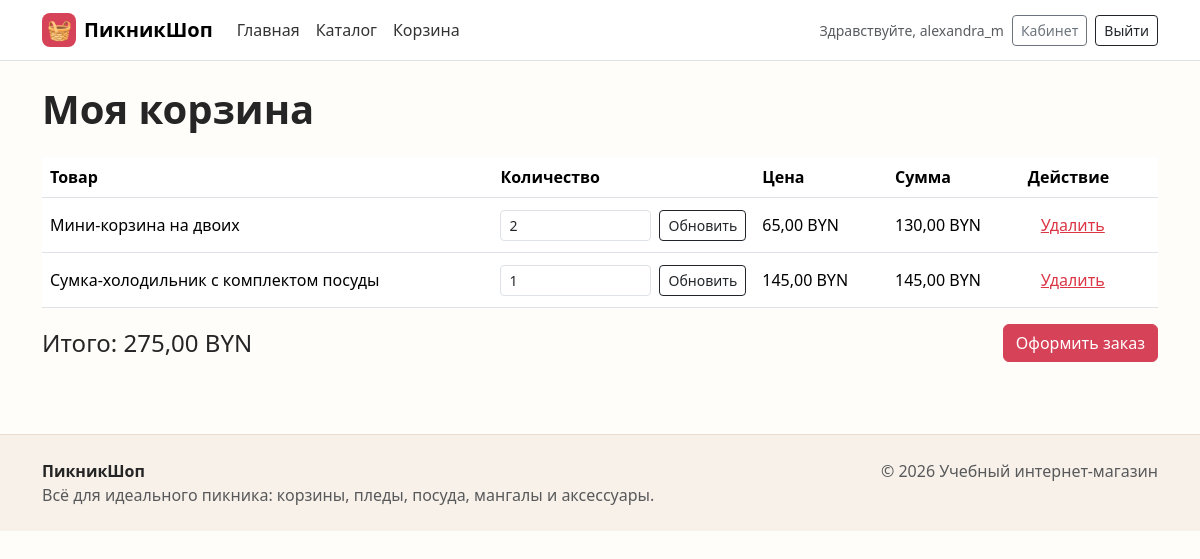
The app's page /cart/ (signed in) with its own data.
### shop/models.py (models this page shows, shortened)
class CartItem(models.Model):
    cart = models.ForeignKey(
        Cart,
        on_delete=models.CASCADE,
        related_name="items"
    )
    product = models.ForeignKey(
        Product,
        on_delete=models.CASCADE
    )
    quantity = models.PositiveIntegerField()
    def total_price(self):
        return self.product.price * self.quantity

class Product(models.Model):
    name = models.CharField(max_length=200)
    description = models.TextField()
    product_image = models.ImageField(upload_to='products/', blank=True, null=True)
    price = models.DecimalField(max_digits=10, decimal_places=2)
    stock_quantity = models.IntegerField()
    category = models.ForeignKey(
        Category,
        on_delete=models.CASCADE,
        related_name="products"
    )
    manufacturer = models.ForeignKey(
        Manufacturer,
        on_delete=models.CASCADE,
        related_name="products"
    )

### shop/views.py (the view)
# urls.py: path('cart/', views.cart_view, name='cart'),
@login_required
def cart_view(request):
    cart, created = Cart.objects.get_or_create(user=request.user)
    items = cart.items.all()
    total_price = cart.total_price()
    return render(request, 'shop/cart.html', {
        'cart': cart,
        'items': items,
        'total_price': total_price
    })

### shop/models.py (called while the page is built)
    def total_price(self):
        return sum(item.total_price() for item in self.items.all())

### templates/shop/cart.html (shortened to what this page needs)
{% extends 'base.html' %}
{% block content %}
<div class="container py-4">
    <h1 class="fw-bold mb-4">Моя корзина</h1>
    {% if items %}
        <div class="table-responsive">
            <table class="table align-middle">
                <thead>
                    <tr>
                        <th>Товар</th>
                        <th>Количество</th>
                        <th>Цена</th>
                        <th>Сумма</th>
                        <th>Действие</th>
                    </tr>
                </thead>
                <tbody>
                    {% for item in items %}
                        <tr>
                            <td>{{ item.product.name }}</td>
                            <td>
                                <form class="d-flex gap-2" method="post" action="{% url 'update_cart' item.id %}">
                                    <input class="form-control form-control-sm" type="number" min="1" max="{{ item.product.stock_quantity }}" name="quantity" value="{{ item.quantity }}">
                                    <button class="btn btn-outline-dark btn-sm" type="submit">Обновить</button>
                                </form>
                            </td>
                            <td>{{ item.product.price }} BYN</td>
                            <td>{{ item.total_price }} BYN</td>
                            <td>
                                <a class="btn btn-link text-danger" href="{% url 'remove_from_cart' item.id %}">Удалить</a>
                            </td>
                        </tr>
                    {% endfor %}
                </tbody>
            </table>
        </div>
        <div class="d-flex flex-column flex-md-row justify-content-between align-items-md-center gap-3">
            <h2 class="h4 mb-0">Итого: {{ total_price }} BYN</h2>
            <a class="btn btn-primary" href="{% url 'checkout' %}">Оформить заказ</a>
        </div>
    {% else %}
        <div class="alert alert-info">Корзина пуста. Добавьте товары из каталога.</div>
        <a class="btn btn-primary" href="{% url 'product_list' %}">Перейти в каталог</a>
    {% endif %}
</div>
{% endblock %}

### templates/base.html (shortened to what this page needs)
{% load static %}
<!doctype html>
<html lang="ru">
<head>
    <link href="https://cdn.jsdelivr.net/npm/bootstrap@5.3.3/dist/css/bootstrap.min.css" rel="stylesheet">
    <link rel="stylesheet" href="{% static 'css/style.css' %}">
</head>
<body>
    <nav class="navbar navbar-expand-lg bg-white border-bottom sticky-top">
        <div class="container">
            <a class="navbar-brand fw-bold d-flex align-items-center gap-2" href="{% url 'home' %}">
                <span class="brand-mark">🧺</span>
                ПикникШоп
            </a>
            <div class="collapse navbar-collapse" id="mainNavbar">
                <ul class="navbar-nav me-auto mb-2 mb-lg-0">
                    <li class="nav-item"><a class="nav-link" href="{% url 'home' %}">Главная</a></li>
                    <li class="nav-item"><a class="nav-link" href="{% url 'product_list' %}">Каталог</a></li>
                    <li class="nav-item"><a class="nav-link" href="{% url 'cart' %}">Корзина</a></li>
                </ul>
                <div class="d-flex align-items-lg-center gap-2">
                    {% if user.is_authenticated %}
                        <span class="small text-muted">Здравствуйте, {{ user.username }}</span>
                        <a class="btn btn-outline-secondary btn-sm" href="{% url 'cabinet' %}">Кабинет</a>
                        <form method="post" action="{% url 'logout' %}">
                            <button class="btn btn-outline-dark btn-sm" type="submit">Выйти</button>
                        </form>
                    {% else %}
                        <a class="btn btn-outline-dark btn-sm" href="{% url 'register' %}">Регистрация</a>
                        <a class="btn btn-primary btn-sm" href="{% url 'login' %}">Войти</a>
                    {% endif %}
                </div>
            </div>
        </div>
    </nav>
    <main>
        {% block content %}{% endblock %}
    </main>
    <footer class="site-footer mt-5">
    <div class="container py-4 d-flex flex-column flex-md-row justify-content-between gap-3">
        <div>
            <strong>ПикникШоп</strong>
            <p class="mb-0 text-muted">Всё для идеального пикника: корзины, пледы, посуда, мангалы и аксессуары.</p>
        </div>
        <div class="text-muted">© 2026 Учебный интернет-магазин</div>
    </div>
</footer>
</body>
</html>

### static/css/style.css (style rules this page uses)
:root { --brand: #d64257; --brand-dark: #9f2638; --ink: #252525; --muted: #6b7280; --paper: #fffaf6; --mint: #d8f1e6; --sun: #ffd166; }
body { background: #fffdf9; color: var(--ink); }
.brand-mark { width: 34px; height: 34px; display: inline-grid; place-items: center; border-radius: 8px; background: var(--brand); color: #fff; }
.navbar .nav-link { color: #343434; font-weight: 500; }
.btn-primary { --bs-btn-bg: var(--brand); --bs-btn-border-color: var(--brand); --bs-btn-hover-bg: var(--brand-dark); --bs-btn-hover-border-color: var(--brand-dark); }
.site-footer { background: #f8f1ea; border-top: 1px solid #ecddd0; }

### records on screen
CartItem: product.name "Мини-корзина на двоих", quantity "2", product.price "65,00", total_price "130,00"
CartItem: product.name "Сумка-холодильник с комплектом посуды", quantity "1", product.price "145,00", total_price "145,00"

### other values on screen
{{ user.username }} "alexandra_m"
{{ total_price }} "275,00"
